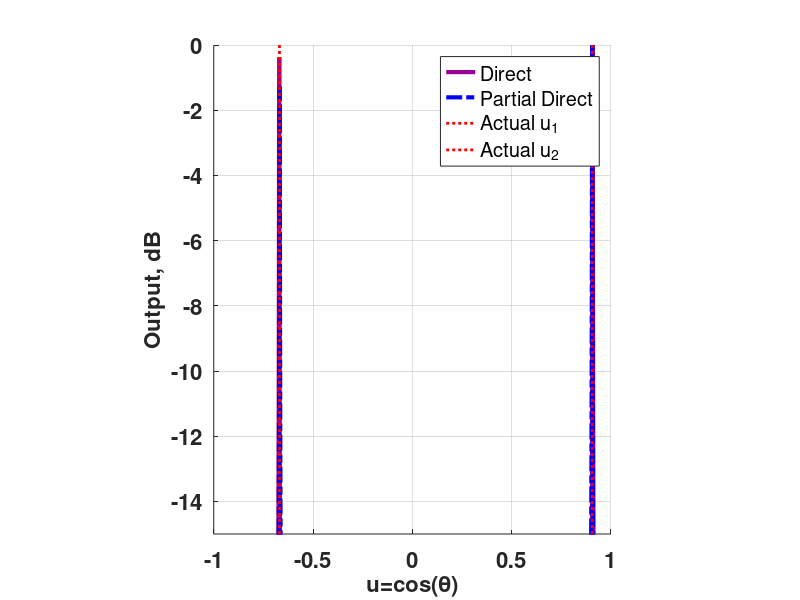

MATLAB code for this plot:
function directionEstimatesVersion5
        SNRdB = 10;
        SampleSize = 100;
        plotfigure = 1;
        M = 4; N = 6;
        U1 = 3; U2 = 2;
        us = cosd(randi(181,[1 2])-1);
        numSources = length(us);
        lambda = 50;    d = lambda/2;    kx = 2*pi/lambda * us;
        %%%calculate noise variance for signal power 1
        vars = ones(1,numSources);
        varn = vars(1)*10^(-SNRdB/10);
        s = zeros(numSources,SampleSize);
        %%input signals: proper GaussianK0478768904
        for idx = 1:numSources
            s(idx,:) = (sqrt(vars(idx)/2)*randn(1,SampleSize) + 1i*sqrt(vars(idx)/2)*randn(1,SampleSize));
        end
        ApertureEnd = max([(M-1)*U1 (N-1)*U2]);%%%%The array starts at 0 and ends at 63
        
        %%steering vector
        v = zeros(ApertureEnd+1,1);
        %%%%%The vector will have the data for all sensors
        x = zeros(ApertureEnd+1,SampleSize);
        for idx = 1:numSources
            v(:,idx) = exp(1i*kx(idx)*(0:ApertureEnd)*d).';
            x = x + v(:,idx)*s(idx,:);
        end
        %%%Add proper Gaussian noise samples
        x = x + sqrt(varn/2)*randn(ApertureEnd+1,SampleSize) + 1i*sqrt(varn/2)*randn(ApertureEnd+1,SampleSize);

        indexa = (0:U1:(M-1)*U1).';    indexb = (0:U2:(N-1)*U2).';
        indexunion = unique([indexa' indexb']);
        %%%xa will be subarray 1 data. It will have zero values where
        %%%sensors are not present.
        xa = zeros(max(indexa)+1,SampleSize);
        %%%xb will be subarray 2 data. It will have zero values where
        %%%sensors are not present
        xb = zeros(max(indexb)+1,SampleSize);%%%This will be subarray 2 data
        xa(indexa+1,:) = x(indexa+1,:);%%%xa takes the data from x, but only where Subarray 1 has sensors
        xb(indexb+1,:) = x(indexb+1,:);%%%xb takes the data from x, but only where Subarray 2 has sensors
        xtotal(indexunion+1,:) = x(indexunion+1,:);%%%%this is the union of Subarray 1 and Subarray 2. This data will be
                                                   %%%%used in direct MUSIC
                                                   

        sensorindicator(indexunion+1) = 1;%%%%This will make a vector called sensorindicator that will have
                                          %%%%ones where Subarray1 or Subarray 2 have sensors and
                                          %%%%zeros where both Subarray1 and Subarray 2 don't have sensors
        coarray = conv(sensorindicator,fliplr(sensorindicator));%%%%coarray tells you how many different 
                                                                %%%%sensor  pairs there are for each lag                                                         %%%%
        lags = -max(indexunion):max(indexunion);
        %%%%We can remove the negative half of the coarray and lags because
        %%%%the information they have is redundant
        temp = (length(coarray)-1)/2;%%%%This is the number of negative elements that can be removed
        coarray(1:temp) = [];%%%%Removes the negative half of coarray
        lags(1:temp) = [];%%%%Removes the negative half of lags
        %%%%The coarray could have holes. Keep the longest hole-free and
        %%%%the associated lags.
        firstzeroindex = find(coarray==0,1);%%%finds the index of the first zero elementconv(a,b)
        %%%%if the firstzeroindex is not empty, remove the elements from
        %%%%coarray and lag starting at the first zero element
        if ~isempty(firstzeroindex)
            coarray(firstzeroindex:end) = [];
            lags(firstzeroindex:end) = [];
        end
        r = zeros(length(coarray),SampleSize);%%%%covariance estimates

        for kdx = 1:SampleSize
            dataset = xtotal(:,kdx);
            %%%%The convolution operation can actually be used to find
            %%%%autocorrelation as shown below, for each set of samples
            tempR = conv(dataset.',fliplr(conj(dataset.')));
            tempR(1:temp) = [];
            if ~isempty(firstzeroindex)
                tempR(firstzeroindex:end) = [];
            end
            r(:,kdx) = (tempR.')./(coarray.');
        end
        rnew = zeros(11,SampleSize);% Eleven is the length of lags for the set configuration    
        for kdx = 1:SampleSize
            dataset = xtotal(:,kdx);
            rnew(1,kdx) = xtotal(1,kdx)*conj(xtotal(1,kdx));%a correlation is made for each sensor
            rnew(2,kdx) = xtotal(3,kdx)*conj(xtotal(4,kdx));%pair
            rnew(3,kdx) = xtotal(3,kdx)*conj(xtotal(5,kdx));
            rnew(4,kdx) = xtotal(1,kdx)*conj(xtotal(4,kdx));
            rnew(5,kdx) = xtotal(1,kdx)*conj(xtotal(5,kdx));
            rnew(6,kdx) = xtotal(5,kdx)*conj(xtotal(10,kdx));
            rnew(7,kdx) = xtotal(1,kdx)*conj(xtotal(7,kdx));
            rnew(8,kdx) = xtotal(3,kdx)*conj(xtotal(10,kdx));
            rnew(9,kdx) = xtotal(1,kdx)*conj(xtotal(9,kdx));
            rnew(10,kdx) = xtotal(1,kdx)*conj(xtotal(10,kdx));
            rnew(11,kdx) = xtotal(1,kdx)*conj(xtotal(11,kdx));
            tempR = conv(dataset.',fliplr(conj(dataset.')));
            tempR(1:temp) = [];
            if ~isempty(firstzeroindex)
                tempR(firstzeroindex:end) = [];
            end
            r(:,kdx) = (tempR.')./(coarray.');
        end
        
        Restimate = mean(r,2);
        Rmatrix = toeplitz(Restimate.');    
        [eVecd, eVald] = eig(Rmatrix);
        eVald = diag(eVald);
        [~,sortindexd] = sort(eVald,'descend');
        eVecsortedd = eVecd(:,sortindexd);
        noiseBasisd = eVecsortedd(:,length(us)+1:end);
        Rndirect = noiseBasisd*noiseBasisd';
%%%%%%%%%%%%%%%%%%%NEW ONE
        Restimate = mean(rnew,2);
        Rmatrix = toeplitz(Restimate.');    
        [eVecd, eVald] = eig(Rmatrix);
        eVald = diag(eVald);
        [~,sortindexd] = sort(eVald,'descend');
        eVecsortedd = eVecd(:,sortindexd);
        noiseBasisd = eVecsortedd(:,length(us)+1:end);
        Rndirectnew = noiseBasisd*noiseBasisd';

        
        
        %%%%%%%%%%%%%%%%%%%%%%%%%%%%Algorithm 2 and 3: PRODUCT/MIN MUSIC%%%%%%%%%%%%%%%%%%%%%%%%%%%%%%%%%%%%%%%   
        count = 1;
        u = -1:0.001:1;%%%%%%%%%%%%%%%%%%%%%%%%%%%%%%%%%%%%%%%%%%%%
        Pdirect = zeros(size(u));%%%%direct MUSIC
        Pdirectnew = zeros(size(u));%%%%direct MUSIC
        for idx = u  
            vdirect = exp(-1i*pi * idx*(0:max(lags)).');
            vdirectnew = exp(1i*pi * idx*(0:10).');
            %%%%The three steering vectors above are equal right now, we
            %%%%might change their lengths later
            Pdirect(count) = 1/(vdirect'*Rndirect*vdirect);  
            Pdirectnew(count) = 1/(vdirectnew'*Rndirectnew*vdirectnew);  
            count = count + 1;        
        end
        Pdirect = 10*log10(abs(Pdirect/max(abs(Pdirect))));
        Pdirectnew = 10*log10(abs(Pdirectnew/max(abs(Pdirectnew))));
        if plotfigure
            close all;
            f = figure;    
            ax = axes('Parent', f, 'FontWeight', 'Bold', 'FontSize', 16,... 
            'Position',[0.267203513909224 0.11 0.496339677891654 0.815]);
            hold all;
            plot(ax, u, Pdirect, 'LineWidth', 3, 'Color', [0.6 0 0.6],'LineStyle','-');
            hold on;
            plot(ax, u, Pdirectnew, 'LineWidth', 3, 'Color', [0 0 1],'LineStyle','-.');
            grid on;
            hold on;
            xlabel('u=cos(\theta)', 'FontSize', 16, 'FontWeight', 'Bold');
            ylabel('Output, dB', 'FontSize', 16, 'FontWeight', 'Bold');
            xlim([-1 1]);
            lowerlimit = -15;
            ylim([lowerlimit 0]);
            %%%%The following loop marks the actual source locations by creating a
            %%%%line corresponding to each source location
            for idx = 1:length(us)
                hold on;
                plot([us(idx) us(idx)],[lowerlimit 0],'r:','LineWidth',2);
            end   
            legend('Direct','Partial Direct','Actual u_1','Actual u_2');
            hold on;
            set(gcf,'WindowState','maximized');        
        end
end

function x = ifourierTrans(X,nlower,nhigher,varargin)
%%%%X is the spectrum. nlower is the smallest lag. nhigher is the largest
%%%%lag
    deltau = 0.001;
    if nargin > 3
        deltau = varargin{1};
    end
    u = -1:deltau:1;
    temp1 = length(nlower:nhigher);
    temp2 = size(X,2);
    x = zeros(temp1,temp2);
    count = 1;
    for n = nlower:nhigher
        basis = exp(1i*pi*u*n);
        x(count,:) = 0.5*deltau*basis*X;
        count = count + 1;
    end
end